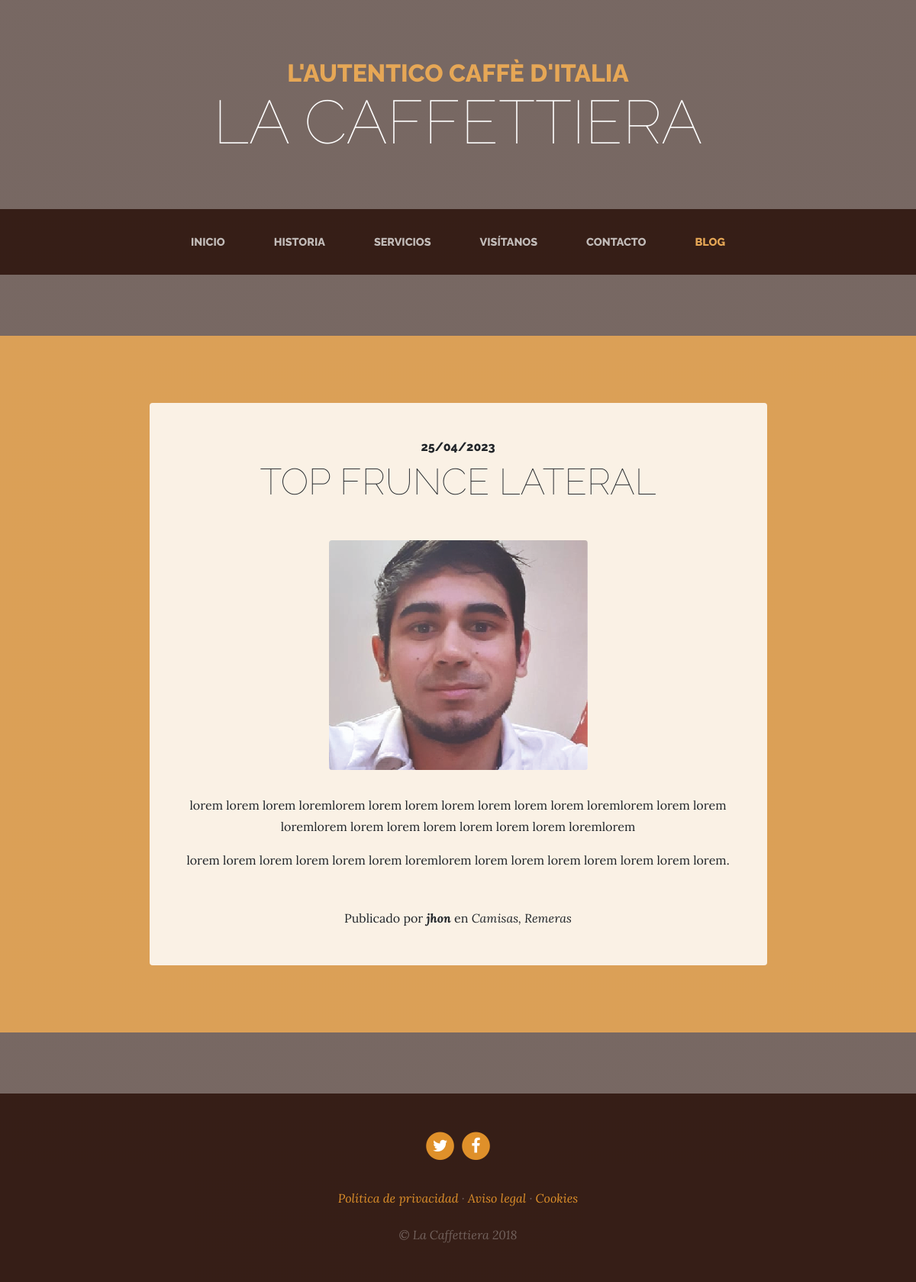
Screenshot of /blog/ with the database file from the repository.
### blog/models.py (models this page shows, shortened)
class Post(models.Model):
    title = models.CharField(max_length=200, verbose_name='Título')
    content = models.TextField(verbose_name='Contenido')
    published = models.DateTimeField(verbose_name='Fecha de publicación', default=now)
    image = models.ImageField(verbose_name='Imágen', upload_to='blog', null=True, blank=True)
    author = models.ForeignKey(User, verbose_name='Autor', on_delete=models.CASCADE)
    categories =models.ManyToManyField(Category, verbose_name='Categorías', related_name='get_posts')
    created = models.DateTimeField(auto_now_add=True, verbose_name='Creación')
    updated = models.DateTimeField(auto_now=True, verbose_name='Últ. edición')
    class Meta:
        verbose_name = 'Entrada'
        verbose_name_plural = 'Entradas'
        ordering = ['-created']

class Category(models.Model):
    name = models.CharField(max_length=100, verbose_name='Nombre')
    created = models.DateTimeField(auto_now_add=True, verbose_name='Creación')
    updated = models.DateTimeField(auto_now=True, verbose_name='Últ. edición')
    class Meta:
        verbose_name = 'Categoría'
        verbose_name_plural = 'Categorías'
        ordering = ['-created']

### blog/views.py (the view)
# urls.py: path('', views.blog, name='blog'),
def blog (request):
    posts = Post.objects.all()
    return render(request, 'blog/blog.html', { 'posts': posts })

### social/processors.py (called while the page is built)
def ctx_dict(request):
    ctx = {}
    links = Link.objects.all()
    for link in links:
        ctx[link.key] = link.link
    return ctx

### blog/templates/blog/blog.html (shortened to what this page needs)
{% extends "core/base.html" %}
{% load static %}
{% block content %}
    {% for post in posts %}
        <section class="page-section cta">
            <div class="container">
            <div class="row">
                <div class="col-xl-9 mx-auto">
                <div class="cta-innerv text-center rounded">
                    <h2 class="section-heading mb-5">
                    <span class="section-heading-upper">{{post.published|date:'SHORT_DATE_FORMAT'}}</span>
                    <span class="section-heading-lower">{{post.title}}</span>
                    </h2>
                    <p class="mb-0">
                    <img class="mx-auto d-flex rounded img-fluid mb-3 mb-lg-0" src="{{post.image.url}}" alt="">
                    </p>
                    <p class="mb-0 mbt">{{post.content|linebreaks}}</p>
                    <p class="mb-0 mbt">
                    <span class="section-heading-under">Publicado por <em><b>{{post.author}}</b></em> en <em>
                    {% for category in post.categories.all %}
                        {{category.name}}{% if not forloop.last %},{% endif %}
                    {% endfor %}
                    </p>
                </div>
                </div>
            </div>
            </div>
        </section>
    {% endfor %}
{% endblock content %}

### core/static/core/css/business-casual.css (style rules this page uses)
body { font-family: 'Lora'; background: linear-gradient(rgba(47, 23, 15, 0.65), rgba(47, 23, 15, 0.65)), url("../img/bg.jpg"); background-attachment: fixed; background-position: center; background-size: cover; }
h1, h2, h3, h4, h5, h6 { font-family: 'Raleway'; }
p { line-height: 1.75; }
.page-section { margin-top: 5rem; margin-bottom: 5rem; }
.section-heading { text-transform: uppercase; }
.section-heading .section-heading-upper { display: block; font-size: 1rem; font-weight: 800; padding-bottom:.5rem; }
.section-heading .section-heading-lower { display: block; font-size: 3rem; font-weight: 100; }
.cta { padding-top: 5rem; padding-bottom: 5rem; background-color: rgba(230, 167, 86, 0.9); }
.cta .cta-innerv { position: relative; padding: 3rem; margin: 0.5rem; background-color: rgba(255, 255, 255, 0.85); }
.mbt { padding-top: 2rem; }

### rows the page displays
Post: published "25/04/2023", title "TOP FRUNCE LATERAL", image (picture), content "lorem lorem lorem loremlorem lorem lorem lorem lorem lorem lorem loremlorem lorem lorem loremlorem lorem lorem lorem lorem lorem lorem loremlorem lorem lorem lorem lorem lorem lorem loremlorem lorem lorem lorem lorem lorem lorem lorem.", author "jhon"
Category: name "Camisas"
Category: name "Remeras"
